Frame 1 (no input): blank canvas, image omitted
Frame 60 (the mouse pressed at the canvas centre just before this capture): blank canvas, image omitted
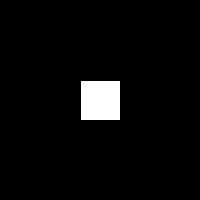
Frame 120 (the mouse held since frame 60 and released just before this capture)

The Processing sketch whose frames 1 and 60 were blank and that drew this single picture after the mouse press (run headless with seeded random() and noise(); from frame 60 on, the mouse is pressed at the canvas centre):

// Processing sketch: processing_797
// ── processing_797.pde


int xsize = 40;
int ysize = 40;
int sB = xsize;  //sizeBuff


int xtemp = 0; //left right 
int ytemp = 0; //

int cBuff = 25;
jBox[] boxes = new jBox[cBuff];

void setup(){
  
  size(200,200);
  smooth();



  //first define width and height before using them! 
  int ROW = (width/xsize);
  int COL = (height/ysize); 

  int cBuff = (ROW * COL); 

for(int i = 0; i < cBuff; i++){
  boxes[i] = new jBox(xtemp, ytemp, xsize, ysize);
  xtemp = xtemp + sB; 
  println(xtemp);
  //println(ROW);
  if(xtemp == 200){
    xtemp = 0;
    ytemp = ytemp + sB; 
  }  
}


}

  


void draw(){  
  background(255);  
  for(int i = 0; i < cBuff; i++){
   boxes[i].display();
   boxes[i].update(); 
  }
}




class jBox{
  int x; 
  int y;
  int xs;
  int ys;
  float gTemp = 0; 
  
  jBox(int xtemp, int ytemp, int xsize, int ysize) {
    x = xtemp;
    y = ytemp;
    xs = xsize;
    ys = ysize; 
    
  }
  
  void display(){
  //stroke(255);
  fill(gTemp);
  rect(x,y, xs, ys);
  }

  void update(){
      //fill temp buff 
      gTemp = constrain(gTemp, 0.0, 255.0); 
     
      
      
    if((mouseX > x) && (mouseX < (x + xsize)) && (mouseY > y) && (mouseY < (y + ysize))){
      fill(gTemp);
      rect(x,y,xs,ys);
      gTemp = gTemp + 19.0; 
    }else {
  
    fill(gTemp);
    rect(x,y,xs,ys);
    gTemp = gTemp - 1.00;      
    }  
 println(gTemp);
  
}
  

  

}
